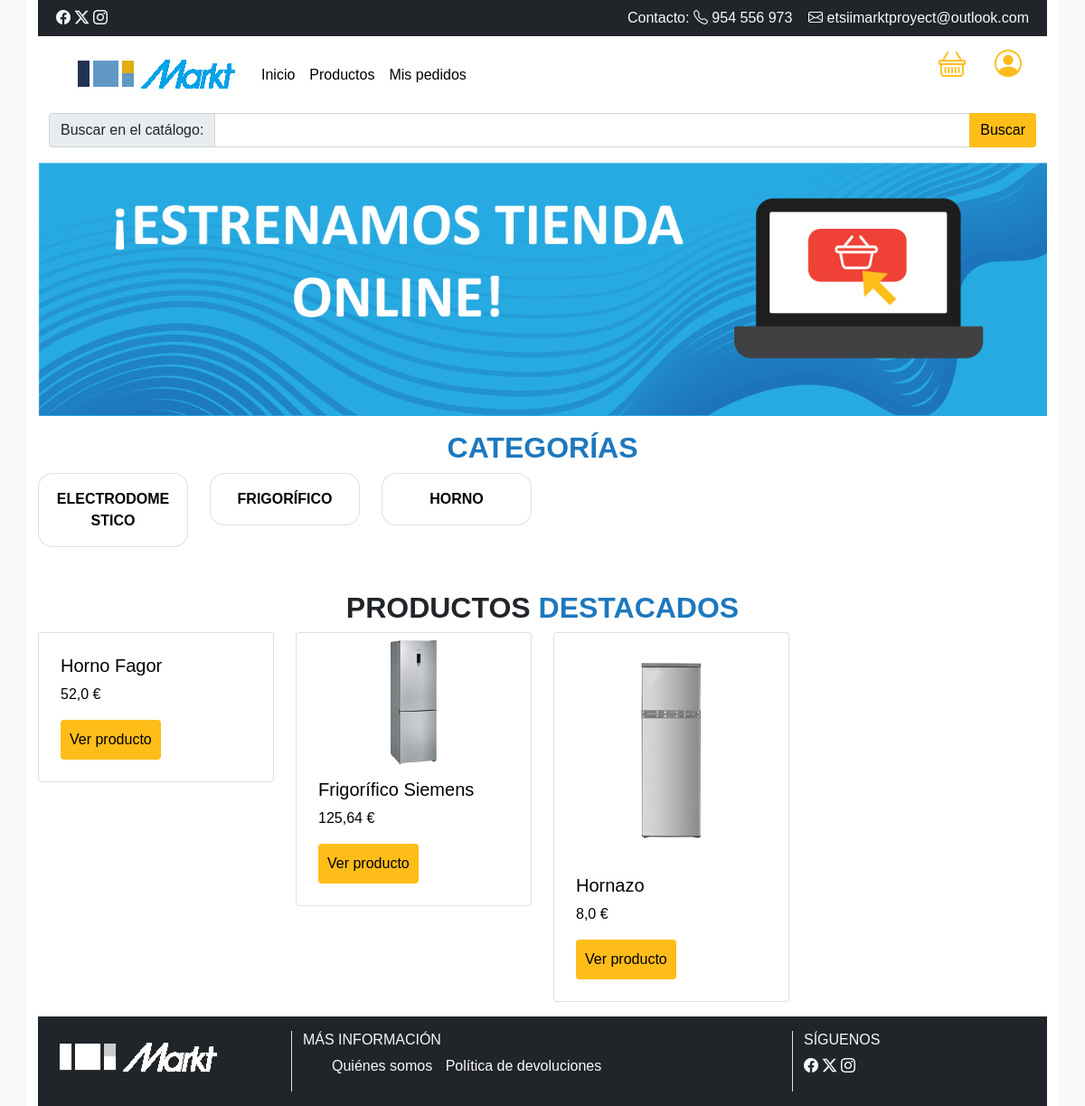
The app's page /, older data.
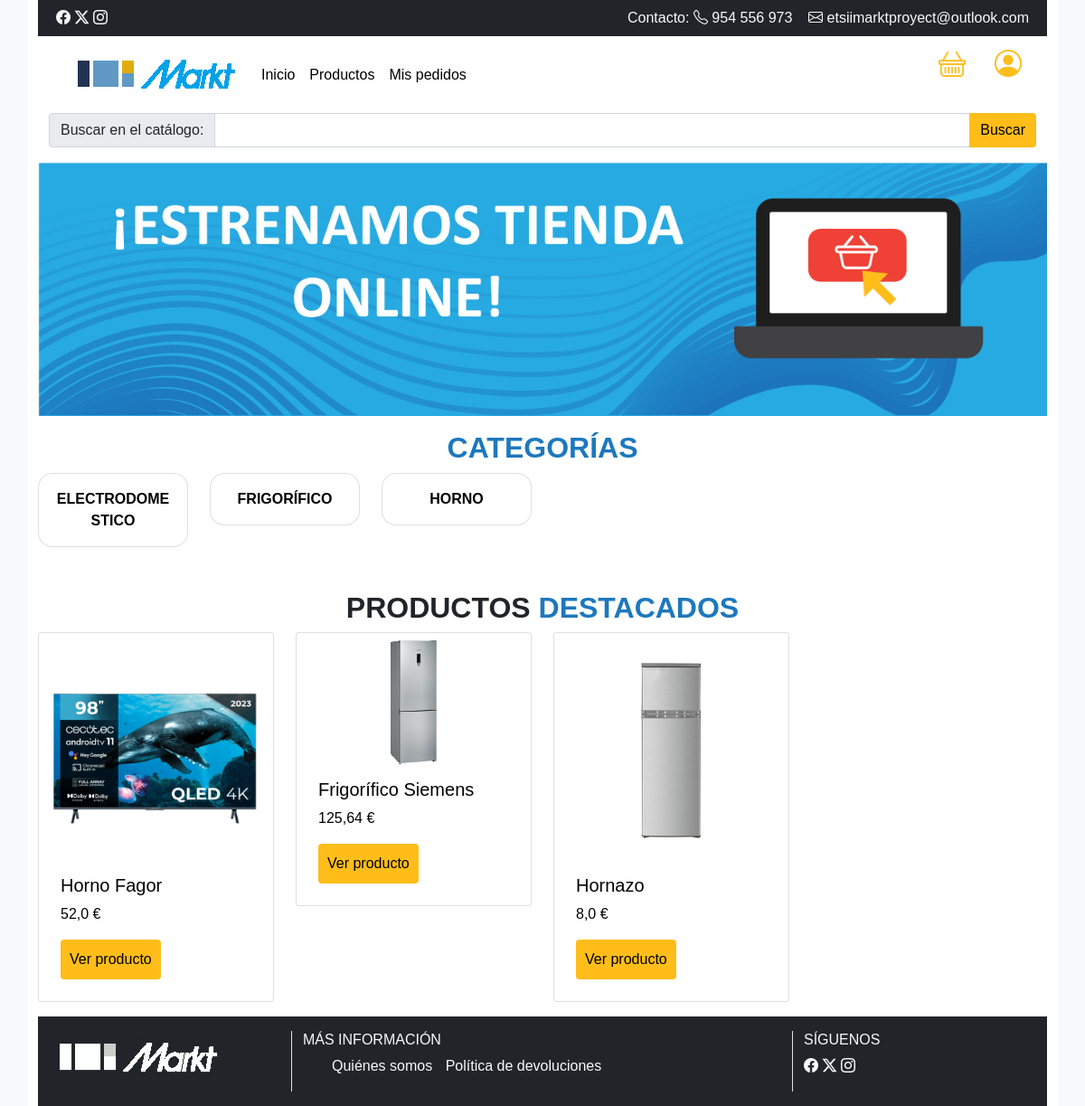
The same page, newer data.
### productos/models.py (models this page shows, shortened)
class Producto(models.Model):
    categoria = models.ForeignKey(Categoria,related_name='productos', on_delete=models.SET_DEFAULT, default=Categoria.get_default_categoria)
    fabricante = models.ForeignKey(Fabricante,related_name='productos', on_delete=models.SET_DEFAULT, default=Fabricante.get_default_fabricante)
    nombre = models.CharField(max_length=100)
    precio = models.FloatField()
    descripcion = models.TextField(blank=True, null=True)
    cantidad = models.IntegerField(default=1)
    imagen = models.ImageField(upload_to='productos_imagenes', blank=True, null=True)
    class Meta:
        ordering = ['nombre']
        verbose_name_plural = 'Productos'

### core/views.py (the view)
# urls.py: path('', index, name='index'),
def index(request):
    user = request.user
    items = list(Producto.objects.all())
    productos = Producto.objects.all().order_by('?')[:4]
    categorias = Categoria.objects.all()
    return render(request, 'home.html', {'productos': productos, 'categorias': categorias, 'user': user})

### templates/home.html (shortened to what this page needs)
<!DOCTYPE html>
<html lang="es">
<head>
    <link href="https://cdn.jsdelivr.net/npm/bootstrap@5.1.3/dist/css/bootstrap.min.css" rel="stylesheet">
    <link rel="stylesheet" href="https://cdn.jsdelivr.net/npm/bootstrap-icons@1.11.2/font/bootstrap-icons.min.css">
    {% load static %}
    <link rel="stylesheet" href="{% static 'css/styles.css' %}">
</head>
<body>
    <div class="container wrapper">
    <div class="header mb-3">
        {% include "header.html" %}
    </div>
    <div class=" mb-3">
        <div class="row">
            <div class="col">
                <img src="/media/images/cabecera-portada.png" class="img-fluid" >
            </div>
        </div>
    </div>
    {% block content %}
    <div class="categorias mb-3">
        <h2 class="text-center">CATEGORÍAS</h2>
        <div class="row">
            {% for categoria in categorias %}
            <div class="col-2">
                <a href="/busqueda/?categoria={{ categoria.nombre }}">
                    <div class="card">
                        <div class="card-body">
                        <p class="card-text">{{ categoria.nombre }}</p>
                        </div>
                    </div>
                </a>
            </div>
            {% endfor %}
        </div>
    </div>
    <div class="mt-5 mb-3">
        <h2 class="text-center"><span class="text-dark">PRODUCTOS</span> DESTACADOS</h2>
    <div class="row">
        {% for producto in productos %}
            <div class="col-3">
                <div class="card p-2">
                    {% if producto.imagen %}
                        <img class="card-img-top" src="{{producto.imagen.url}}" alt="{{ producto.nombre }}">
                    {% endif %}
                    <div class="card-body">
                    <h5 class="card-title">{{ producto.nombre }}</h5>
                    <p class="card-text">{{ producto.precio }} €</p>
                    <a href="{% url 'detalle' producto.id %}" class="btn btn-primary">Ver producto</a>
                    </div>
                </div>
            </div>
        {% endfor %}
    </div>
    </div>
    {% endblock %}
    {% include "footer.html" %}
</body>
</html>

Row changes from the older to the newer data that the page shows:
changed Producto "Horno Fagor": imagen: picture added
